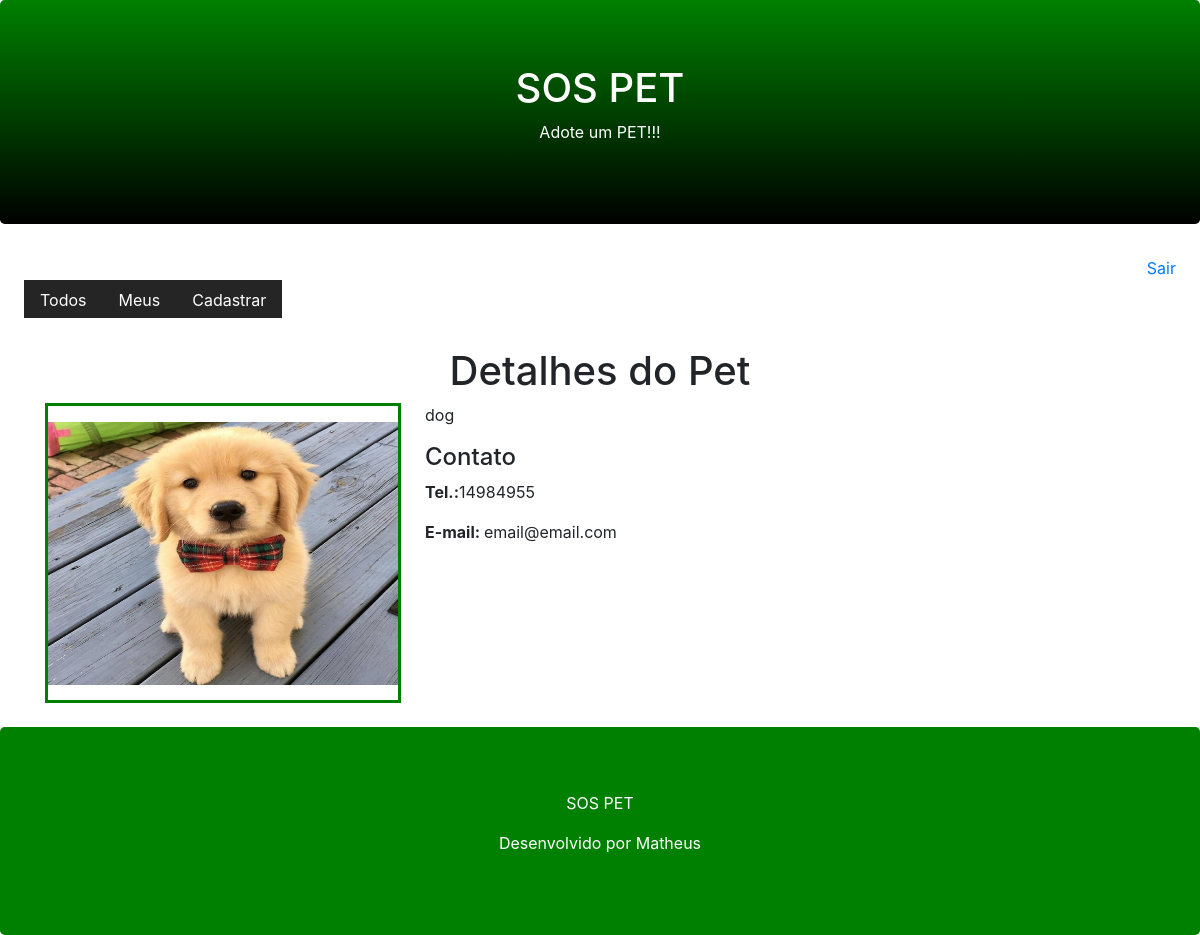
The app's page /pet/detail/10/ with its own data.
### core/models.py (models this page shows, shortened)
class Pet(models.Model):
    city = models.CharField(max_length=100)
    description = models.TextField()
    phone = models.CharField(max_length=11, null=True)
    email = models.EmailField(null=True, blank=True)
    user = models.ForeignKey(User, on_delete=models.CASCADE)
    end_date = models.DateTimeField(null=True, blank=True)
    begin_date = models.DateTimeField(auto_now_add=True)
    active = models.BooleanField(default=True)
    photo = models.ImageField(upload_to='pet', blank=True, null=True)
    class Meta:
        db_table = 'pet_lost'

### core/views.py (the view)
# urls.py: path('pet/detail/<id>/',views.pet_detail),
def pet_detail(request, id):
    pet= Pet.objects.get(active=True, id=id)
    return render(request,'pet.html',{'pet':pet})

### core/templates/pet.html (shortened to what this page needs)
{% extends "model-page.html" %}
{% block content %}
<h1 class="text-center">Detalhes do Pet</h1>
<div class="container mp-4 mb-4">
    <div class="row">
        <div class="col-sm-4">
            <div style="border-color: green; border-style: solid; width:356px; height: 300px;">
                <img src="{{ pet.photo.url }}" width="350" height="263" style="margin-top: 16px;">
            </div>
        </div>
        <div class="col-sm-8">
            <p>{{ pet.description }}</p>
            <h4>Contato</h4>
            <p><b>Tel.:</b>{{ pet.phone }}</p>
            <p><b>E-mail: </b>{{ pet.email }}</p>
        </div>
    </div>
</div>
{% endblock %}

### records on screen
Pet: photo (picture), description "dog", phone "14984955", email "email@email.com"
